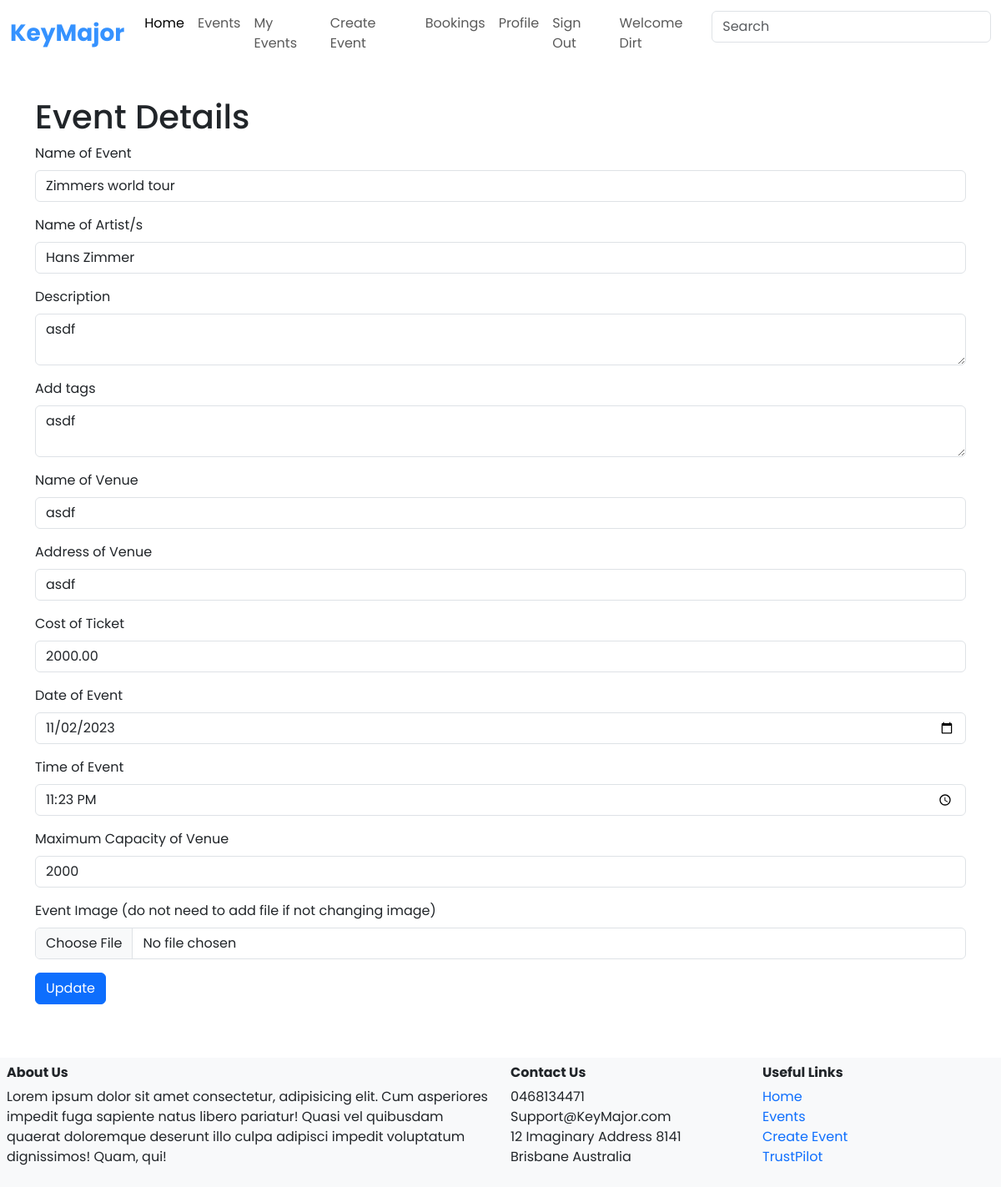
The app's page /events/update_event/2 (signed in) with its own data.
### server/models.py (models this page shows, shortened)
class User(db.Model, UserMixin):
    __tablename__ = 'users'
    id = db.Column(db.Integer, primary_key=True)
    fname = db.Column(db.String(100), index=True, nullable=False)
    lname = db.Column(db.String(100), index=True, nullable=False)
    pnumber = db.Column(db.String(100), nullable=False)
    emailid = db.Column(db.String(100), index=True, nullable=False)
    password_hash = db.Column(db.String(255), nullable=False)
    image = db.Column(db.String(400))
    comments = db.relationship('Comment', backref='user')
    created_event = db.relationship('Event', backref='user')
    orders = db.relationship('TicketOrder', backref='user')

class Event(db.Model):
    __tablename__ = 'events'
    id = db.Column(db.Integer, primary_key=True)
    creator_id = db.Column(db.Integer, db.ForeignKey('users.id'))
    name = db.Column(db.String(80))
    description = db.Column(db.String(200))
    tags = db.Column(db.String(200))
    image = db.Column(db.String(400))
    venue_name = db.Column(db.String(80))
    address = db.Column(db.String(80))
    ticket_cost = db.Column(db.Double)
    artist = db.Column(db.String(80))
    date = db.Column(db.Date)
    time = db.Column(db.Time)
    maxSeating = db.Column(db.Integer)
    currentSeating = db.Column(db.Integer)
    comments = db.relationship('Comment', backref='event')
    orders = db.relationship('TicketOrder', backref='event')
    status = db.relationship('EventStatus', backref='event')

### server/events.py (the view, shortened to what this page needs)
@event_bp.route('/update_event/<id>', methods=['GET','POST'])
@login_required
def update_event(id):
	event = db.session.scalar(db.select(Event).where(Event.id==id))
	form = EventUpdateForm(obj=event)
	return render_template('events/event-creation.html', form=form)

### server/forms.py
class EventUpdateForm(FlaskForm):
	name = StringField('Name of Event', validators=[InputRequired()])
	artist = StringField('Name of Artist/s', validators=[InputRequired()])
	description = TextAreaField('Description', validators = [InputRequired()])
	tags = TextAreaField('Add tags', validators = [InputRequired()])
	venue_name = StringField('Name of Venue', validators=[InputRequired()])
	address = StringField('Address of Venue', validators=[InputRequired()])
	ticket_cost = DecimalField('Cost of Ticket', validators=[InputRequired()])
	date = DateField('Date of Event', validators=[InputRequired()])
	time = TimeField('Time of Event',validators=[InputRequired()])
	maxSeating = IntegerField('Maximum Capacity of Venue', validators=[InputRequired()])
	image = FileField('Event Image (do not need to add file if not changing image)', validators=[
		FileAllowed(ALLOWED_FILE, message='Only supports png, jpg, JPG, PNG')])
	submit = SubmitField("Update")

### server/templates/events/event-creation.html
{% extends 'base.html' %}
{% from 'bootstrap5/form.html' import render_form %}
{% block content %}
<div class="container">
	<div class="row mt-5">
		<div class="col-md-12">
			<h1>Event Details</h1>
			{{render_form(form)}}
		</div>
	</div>
</div>
{% endblock %}

### server/templates/base.html (shortened to what this page needs)
<html>
<head>
    <link href="https://cdn.jsdelivr.net/npm/bootstrap@5.3.1/dist/css/bootstrap.min.css" rel="stylesheet">
    <link rel="stylesheet" href="{{ url_for('static', filename='style.css') }}">
</head>
<body>
    <header>
            <nav class="navbar navbar-expand-xl fixed-top">
                <div class="container-xxl">
                    <a class="navbar-brand" href="{{ url_for('main.index') }}">KeyMajor</a>
                    <div class="collapse navbar-collapse w-auto" id="navbarSupportedContent">
                        <ul class="navbar-nav me-auto mb-2 mb-xl-0">
                            <li class="nav-item">
                                <a class="nav-link active" aria-current="page" href="{{ url_for('main.index') }}">Home</a>
                            </li>
                            <li class="nav-item">
                                <a class="nav-link" href="{{ url_for('event.load_events') }}">Events</a>
                            </li>
                            {% if current_user.is_authenticated %}
                            <li class="nav-item">
                                <a class="nav-link" href="{{url_for('event.load_created_events')}}">My Events</a>
                            </li>
                            <li class="nav-item">
                                <a class="nav-link" href="{{ url_for('event.event_creation') }}">Create Event</a>
                            </li>
                            <li class="nav-item">
                                <a class="nav-link" href="event-bookings.html">Bookings</a>
                            </li>
                            <li class="nav-item">
                                <a class="nav-link" href="#">Profile</a>
                            </li>
                            <li class="nav-item">
                                <a class="nav-link" href="{{ url_for('auth.logout') }}">Sign Out</a>
                            </li>
                            <li class="nav-item">
                                <a class="nav-link">Welcome {{current_user.fname}}</a>
                            </li>
                            {% endif %}
                        </ul>
                        <form class="d-flex" role="search">
                            <input class="form-control" type="search" placeholder="Search" aria-label="Search">
                        </form>
                    </div>
                </div>
            </nav>
    </header>
    {% block content %}
    {% endblock %}
    <div class="footer mt-5 bg-light">
        <footer class="container-xxl p-2">
            <div class="row">
                <div class="col-md-6">
                    <h6 class="fw-bold">About Us</h6>
                    <p>
                        Lorem ipsum dolor sit amet consectetur, adipisicing elit. Cum
                        asperiores impedit fuga sapiente natus libero pariatur! Quasi vel
                        quibusdam quaerat doloremque deserunt illo culpa adipisci impedit
                        voluptatum dignissimos! Quam, qui!
                    </p>
                </div>
                <div class="col-md-3">
                    <h6 class="fw-bold">Contact Us</h6>
                    <ul class="list-unstyled">
                        <li>0468134471</li>
                        <li>Support@KeyMajor.com</li>
                        <li>12 Imaginary Address 8141 Brisbane Australia </li>
                    </ul>
                </div>
                <div class="col-md-3">
                    <h6 class="fw-bold">Useful Links</h6>
                    <ul class="nav flex-column">
                        <li class="nav-item"><a class="nav-link p-0" href="{{ url_for('main.index') }}">Home</a></li>
                        <li class="nav-item"><a class="nav-link p-0" href="#">Events</a></li>
                        {% if current_user.is_authenticated %}
                        <li class="nav-item"><a class="nav-link p-0" href="{{ url_for('event.event_creation') }}">Create Event</a></li>
                        <li class="nav-item"><a class="nav-link p-0" href="#">TrustPilot</a></li>
                        {% else %}
                        <li class="nav-item"><a class="nav-link p-0" href="{{ url_for('auth.authenticate') }}">Log in</a></li>
                        <li class="nav-item"><a class="nav-link p-0" href="{{ url_for('auth.register') }}">Register</a></li>
                        {% endif %}
                    </ul>
                </div>
            </div>
        </footer>
    </div>
</body>
</html>

### server/static/style.css (style rules this page uses)
:root { --bs-primary: #3592FF; }
body { border: 0px; margin: 0px; padding: 0px; font-family: 'Poppins'; padding-top: 68px; }
.navbar { --bs-navbar-brand-color: #3592FF; --bs-navbar-brand-font-size: 28px; --bs-navbar-brand-hover-color: #3592FF; background-color: #ffffff; }
.navbar-brand { font-weight: bold; }

### records on screen
User: fname "Dirt"
Event: name "Zimmers world tour", artist "Hans Zimmer", description "asdf", tags "asdf", venue_name "asdf", address "asdf", ticket_cost "2000.00", date "11/02/2023", time "23:23", maxSeating "2000"
